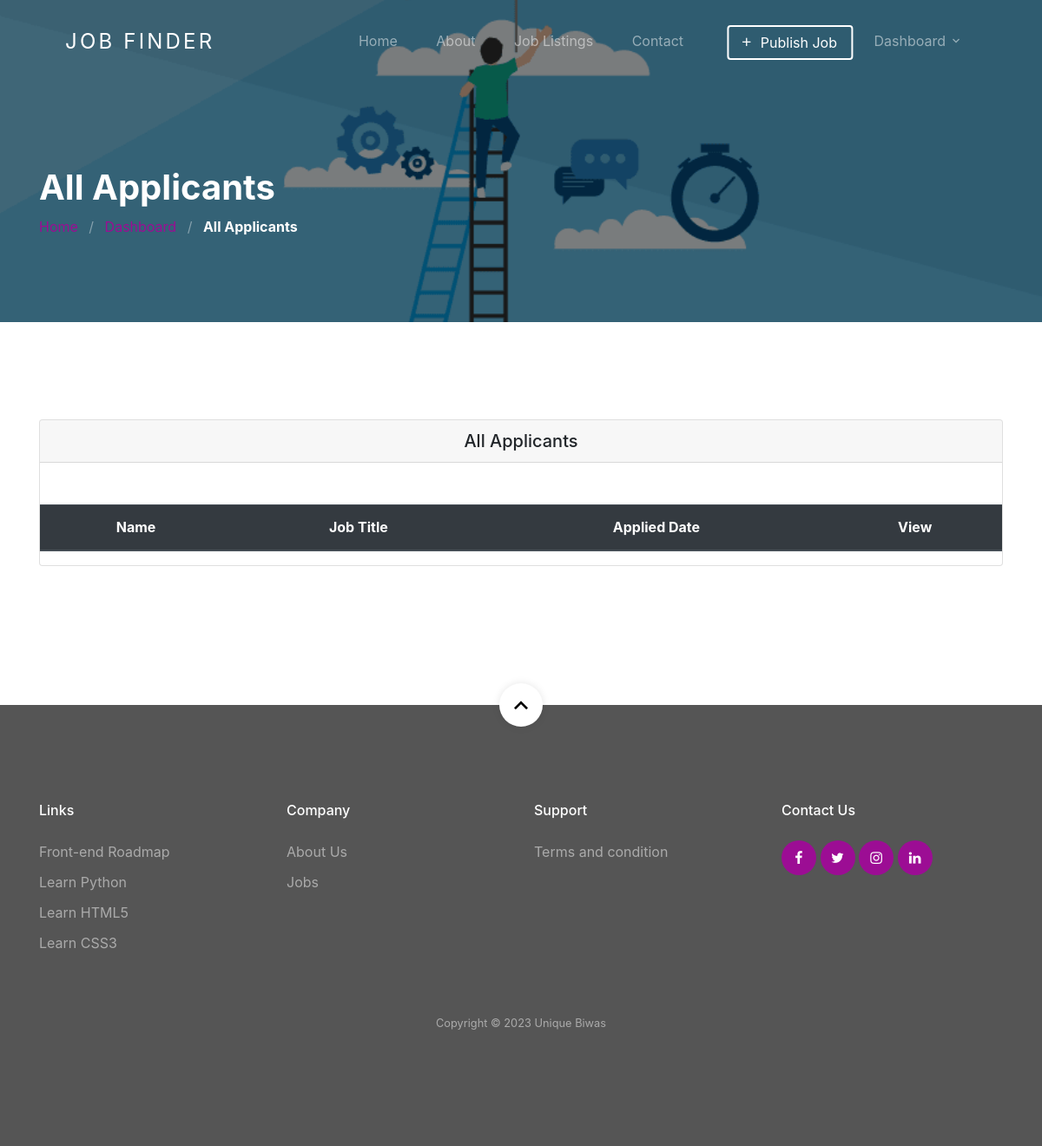
Page /dashboard/employer/job/5/applicants/ (signed in) on the earlier database version.
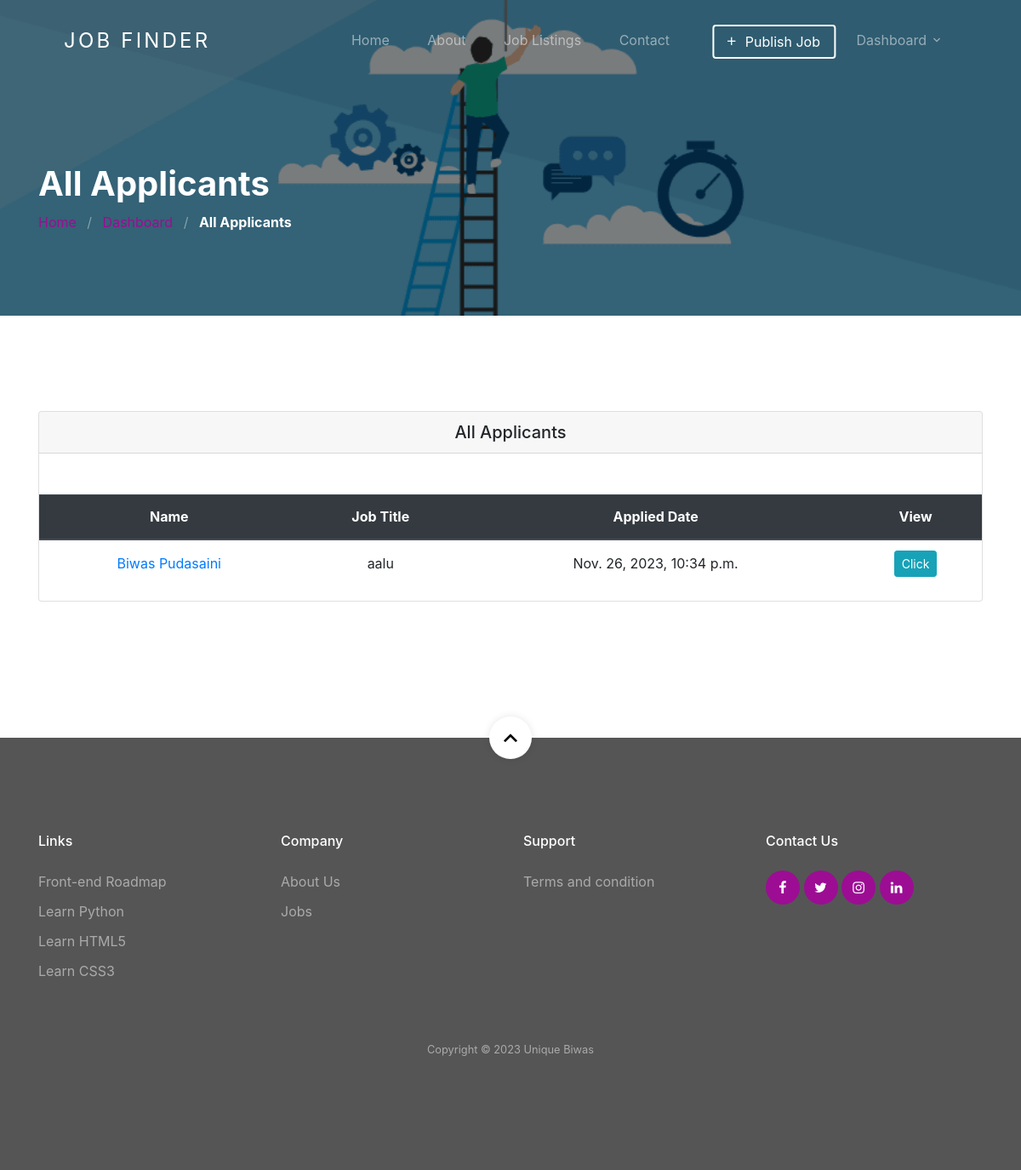
Same page on the later database version.
### jobapp/models.py (models this page shows, shortened)
class Applicant(models.Model):
    user = models.ForeignKey(User, on_delete=models.CASCADE)
    job = models.ForeignKey(Job, on_delete=models.CASCADE)
    timestamp = models.DateTimeField(auto_now=True, auto_now_add=False)

class Job(models.Model):
    user = models.ForeignKey(User, related_name='User', on_delete=models.CASCADE)
    title = models.CharField(max_length=300)
    description = RichTextField()
    tags = TaggableManager()
    location = models.CharField(max_length=300)
    job_type = models.CharField(choices=JOB_TYPE, max_length=1)
    category = models.ForeignKey(Category,related_name='Category', on_delete=models.CASCADE)
    salary = models.CharField(max_length=30, blank=True)
    company_name = models.CharField(max_length=300)
    company_description = RichTextField(blank=True, null=True)
    url = models.URLField(max_length=200)
    last_date = models.DateField()
    is_published = models.BooleanField(default=False)
    is_closed = models.BooleanField(default=False)
    timestamp = models.DateTimeField(auto_now=True)

### account/models.py (models this page shows, shortened)
class User(AbstractUser):
    username = None
    email = models.EmailField(unique=True, blank=False,
                              error_messages={
                                  'unique': "A user with that email already exists.",
                              })
    role = models.CharField(choices=ROLE,  max_length=10)
    gender = models.CharField(choices=JOB_TYPE, max_length=1)
    phone_number = models.CharField(max_length=10, null=True, blank=True)  # Store phone number as a string
    pdf_document = models.FileField(upload_to='pdf_documents/')
    photo=models.ImageField(upload_to='images',null=True, blank=True, default='images/default_image.png')
    USERNAME_FIELD = "email"
    REQUIRED_FIELDS = []
    def get_full_name(self):
        return self.first_name+ ' ' + self.last_name
    objects = CustomUserManager()

### jobapp/permission.py (the view)
    def wrap(request, *args, **kwargs):
        if request.user.role == 'employer':
            return function(request, *args, **kwargs)
        else:
            raise PermissionDenied

### jobapp/permission.py (called while the page is built)
def user_is_employer(function):
    def wrap(request, *args, **kwargs):
        if request.user.role == 'employer':
            return function(request, *args, **kwargs)
        else:
            raise PermissionDenied
    return wrap

### jobapp/views.py (called while the page is built)
@login_required(login_url=reverse_lazy('account:login'))
@user_is_employer
def all_applicants_view(request, id):
    all_applicants = Applicant.objects.filter(job=id)
    context = {
        'all_applicants': all_applicants
    }
    return render(request, 'jobapp/all-applicants.html', context)

### template/jobapp/all-applicants.html (shortened to what this page needs)
{% extends 'base.html' %}
{% load static %}
{% block content %}
<section class="section-hero overlay inner-page bg-image" style="background-image: url('{% static 'images/bgrr.jpg' %}');"
    id="home-section">
    <div class="container">
        <div class="row">
            <div class="col-md-7">
                <h1 class="text-white font-weight-bold">All Applicants </h1>
                <div class="custom-breadcrumbs">
                    <a href="{% url 'jobapp:home' %}">Home</a> <span class="mx-2 slash">/</span>
                    <a href="{% url 'jobapp:dashboard' %}">Dashboard</a> <span class="mx-2 slash">/</span>
                    <span class="text-white"><strong>All Applicants </strong></span>
                </div>
            </div>
        </div>
    </div>
</section>
<section class="site-section">
    <div class="container">
        <div class="row">
            <div class="col-lg-12 mb-5">
                <div class="card">
                    <h5 class="card-header text-center mb-5"> All Applicants </h5>
                    <div class="table-responsive">
                        <table class="table text-center">
                            <thead class="thead-dark">
                                <tr>
                                    <th>Name</th>
                                    <th>Job Title</th>
                                    <th>Applied Date</th>
                                    <th>View </th>
                                </tr>
                            </thead>
                            <tbody>
                                {% for applicant in all_applicants %}
                                <tr>
                                    <td class="text-center"><a href="{% url 'jobapp:applicant-details' applicant.user.id %}">{{ applicant.user.get_full_name }}</a></td     >
                                    <td>{{ applicant.job.title }}</td>
                                    <td>{{ applicant.timestamp }}</td>
                                    <td>
                                        <a class="btn btn-info btn-sm" href="{% url 'jobapp:applicant-details' applicant.user.id %}"
                                                role="button">
                                            Click
                                        </a>
                                    </td>
                                </tr>
                                {% endfor %}
                            </tbody>
                        </table>
                    </div>
                </div>
            </div>
        </div>
    </div>
</section>
{% endblock %}

Differences in the rows shown:
added Applicant: user.get_full_name "Biwas Pudasaini", job "aalu", timestamp "Nov. 26, 2023, 10:34 p.m."
